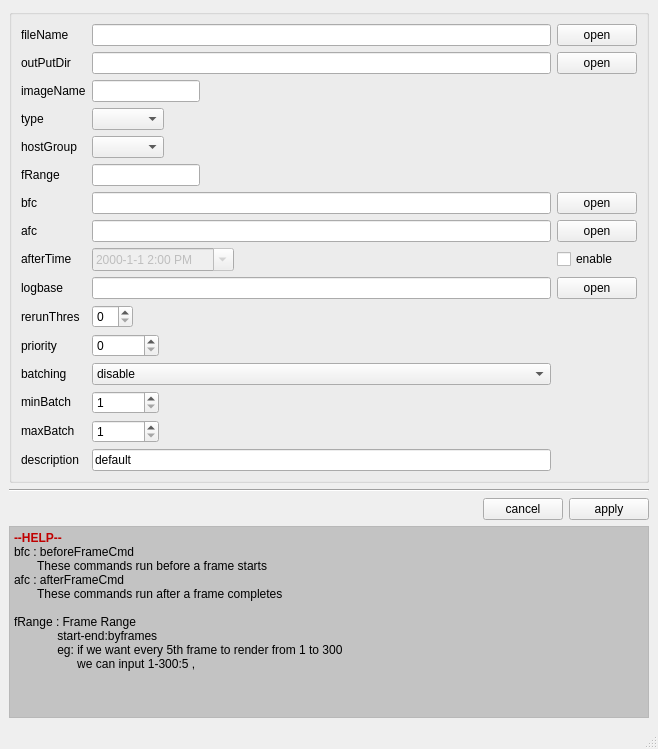
<?xml version="1.0" encoding="UTF-8"?>
<ui version="4.0">
 <class>rbhusEdit</class>
 <widget class="QMainWindow" name="rbhusEdit">
  <property name="geometry">
   <rect>
    <x>0</x>
    <y>0</y>
    <width>658</width>
    <height>683</height>
   </rect>
  </property>
  <property name="windowTitle">
   <string>rbhusEdit</string>
  </property>
  <widget class="QWidget" name="centralwidget">
   <layout class="QVBoxLayout" name="verticalLayout">
    <property name="sizeConstraint">
     <enum>QLayout::SetNoConstraint</enum>
    </property>
    <item>
     <widget class="QGroupBox" name="groupBox_2">
      <property name="title">
       <string/>
      </property>
      <layout class="QGridLayout" name="gridLayout_2">
       <item row="8" column="1">
        <widget class="QDateTimeEdit" name="afterTimeEdit">
         <property name="enabled">
          <bool>false</bool>
         </property>
         <property name="sizePolicy">
          <sizepolicy hsizetype="Fixed" vsizetype="Fixed">
           <horstretch>0</horstretch>
           <verstretch>0</verstretch>
          </sizepolicy>
         </property>
         <property name="time">
          <time>
           <hour>14</hour>
           <minute>0</minute>
           <second>0</second>
          </time>
         </property>
         <property name="currentSection">
          <enum>QDateTimeEdit::YearSection</enum>
         </property>
         <property name="displayFormat">
          <string>yyyy-M-d h:mm A</string>
         </property>
         <property name="calendarPopup">
          <bool>true</bool>
         </property>
        </widget>
       </item>
       <item row="12" column="0">
        <widget class="QLabel" name="labelBatching">
         <property name="sizePolicy">
          <sizepolicy hsizetype="Maximum" vsizetype="Fixed">
           <horstretch>0</horstretch>
           <verstretch>0</verstretch>
          </sizepolicy>
         </property>
         <property name="text">
          <string>batching</string>
         </property>
        </widget>
       </item>
       <item row="14" column="0">
        <widget class="QLabel" name="labelMaxBatch">
         <property name="sizePolicy">
          <sizepolicy hsizetype="Maximum" vsizetype="Fixed">
           <horstretch>0</horstretch>
           <verstretch>0</verstretch>
          </sizepolicy>
         </property>
         <property name="text">
          <string>maxBatch</string>
         </property>
        </widget>
       </item>
       <item row="7" column="1">
        <widget class="QLineEdit" name="lineEditAfc">
         <property name="sizePolicy">
          <sizepolicy hsizetype="MinimumExpanding" vsizetype="Fixed">
           <horstretch>0</horstretch>
           <verstretch>0</verstretch>
          </sizepolicy>
         </property>
        </widget>
       </item>
       <item row="11" column="1">
        <widget class="QSpinBox" name="spinPriority">
         <property name="sizePolicy">
          <sizepolicy hsizetype="Maximum" vsizetype="Fixed">
           <horstretch>0</horstretch>
           <verstretch>0</verstretch>
          </sizepolicy>
         </property>
         <property name="maximum">
          <number>999999999</number>
         </property>
        </widget>
       </item>
       <item row="2" column="1">
        <widget class="QLineEdit" name="lineEditImageName">
         <property name="sizePolicy">
          <sizepolicy hsizetype="Maximum" vsizetype="Fixed">
           <horstretch>0</horstretch>
           <verstretch>0</verstretch>
          </sizepolicy>
         </property>
        </widget>
       </item>
       <item row="11" column="0">
        <widget class="QLabel" name="labelPriority">
         <property name="sizePolicy">
          <sizepolicy hsizetype="Maximum" vsizetype="Preferred">
           <horstretch>0</horstretch>
           <verstretch>0</verstretch>
          </sizepolicy>
         </property>
         <property name="text">
          <string>priority</string>
         </property>
        </widget>
       </item>
       <item row="9" column="0">
        <widget class="QLabel" name="labelLogbase">
         <property name="sizePolicy">
          <sizepolicy hsizetype="Maximum" vsizetype="Fixed">
           <horstretch>0</horstretch>
           <verstretch>0</verstretch>
          </sizepolicy>
         </property>
         <property name="text">
          <string>logbase   </string>
         </property>
        </widget>
       </item>
       <item row="7" column="2">
        <widget class="QPushButton" name="pushAfc">
         <property name="sizePolicy">
          <sizepolicy hsizetype="Maximum" vsizetype="Fixed">
           <horstretch>0</horstretch>
           <verstretch>0</verstretch>
          </sizepolicy>
         </property>
         <property name="text">
          <string>open</string>
         </property>
        </widget>
       </item>
       <item row="3" column="1">
        <widget class="QComboBox" name="comboType">
         <property name="sizePolicy">
          <sizepolicy hsizetype="Fixed" vsizetype="Fixed">
           <horstretch>0</horstretch>
           <verstretch>0</verstretch>
          </sizepolicy>
         </property>
        </widget>
       </item>
       <item row="7" column="0">
        <widget class="QLabel" name="labelAfc">
         <property name="sizePolicy">
          <sizepolicy hsizetype="Maximum" vsizetype="Fixed">
           <horstretch>0</horstretch>
           <verstretch>0</verstretch>
          </sizepolicy>
         </property>
         <property name="text">
          <string>afc          </string>
         </property>
        </widget>
       </item>
       <item row="8" column="0">
        <widget class="QLabel" name="labelAfterTime">
         <property name="sizePolicy">
          <sizepolicy hsizetype="Maximum" vsizetype="Fixed">
           <horstretch>0</horstretch>
           <verstretch>0</verstretch>
          </sizepolicy>
         </property>
         <property name="text">
          <string>afterTime </string>
         </property>
        </widget>
       </item>
       <item row="1" column="0">
        <widget class="QLabel" name="labelOutPutDir">
         <property name="sizePolicy">
          <sizepolicy hsizetype="Maximum" vsizetype="Fixed">
           <horstretch>0</horstretch>
           <verstretch>0</verstretch>
          </sizepolicy>
         </property>
         <property name="text">
          <string>outPutDir</string>
         </property>
        </widget>
       </item>
       <item row="6" column="2">
        <widget class="QPushButton" name="pushBfc">
         <property name="sizePolicy">
          <sizepolicy hsizetype="Maximum" vsizetype="Fixed">
           <horstretch>0</horstretch>
           <verstretch>0</verstretch>
          </sizepolicy>
         </property>
         <property name="text">
          <string>open</string>
         </property>
        </widget>
       </item>
       <item row="0" column="0">
        <widget class="QLabel" name="labelFileName">
         <property name="sizePolicy">
          <sizepolicy hsizetype="Maximum" vsizetype="Fixed">
           <horstretch>0</horstretch>
           <verstretch>0</verstretch>
          </sizepolicy>
         </property>
         <property name="text">
          <string>fileName</string>
         </property>
        </widget>
       </item>
       <item row="4" column="1">
        <widget class="QComboBox" name="comboHostGroup">
         <property name="sizePolicy">
          <sizepolicy hsizetype="Fixed" vsizetype="Fixed">
           <horstretch>0</horstretch>
           <verstretch>0</verstretch>
          </sizepolicy>
         </property>
        </widget>
       </item>
       <item row="10" column="0">
        <widget class="QLabel" name="labelRerunThresh">
         <property name="sizePolicy">
          <sizepolicy hsizetype="Maximum" vsizetype="Preferred">
           <horstretch>0</horstretch>
           <verstretch>0</verstretch>
          </sizepolicy>
         </property>
         <property name="text">
          <string>rerunThres</string>
         </property>
        </widget>
       </item>
       <item row="4" column="0">
        <widget class="QLabel" name="labelHostGroup">
         <property name="sizePolicy">
          <sizepolicy hsizetype="Maximum" vsizetype="Fixed">
           <horstretch>0</horstretch>
           <verstretch>0</verstretch>
          </sizepolicy>
         </property>
         <property name="text">
          <string>hostGroup</string>
         </property>
        </widget>
       </item>
       <item row="1" column="2">
        <widget class="QPushButton" name="pushOutPutDir">
         <property name="sizePolicy">
          <sizepolicy hsizetype="Maximum" vsizetype="Fixed">
           <horstretch>0</horstretch>
           <verstretch>0</verstretch>
          </sizepolicy>
         </property>
         <property name="text">
          <string>open</string>
         </property>
        </widget>
       </item>
       <item row="3" column="0">
        <widget class="QLabel" name="labelType">
         <property name="sizePolicy">
          <sizepolicy hsizetype="Maximum" vsizetype="Fixed">
           <horstretch>0</horstretch>
           <verstretch>0</verstretch>
          </sizepolicy>
         </property>
         <property name="text">
          <string>type</string>
         </property>
        </widget>
       </item>
       <item row="13" column="1">
        <widget class="QSpinBox" name="spinMinBatch">
         <property name="sizePolicy">
          <sizepolicy hsizetype="Maximum" vsizetype="Fixed">
           <horstretch>0</horstretch>
           <verstretch>0</verstretch>
          </sizepolicy>
         </property>
         <property name="minimum">
          <number>1</number>
         </property>
         <property name="maximum">
          <number>999999999</number>
         </property>
        </widget>
       </item>
       <item row="6" column="1">
        <widget class="QLineEdit" name="lineEditBfc">
         <property name="sizePolicy">
          <sizepolicy hsizetype="MinimumExpanding" vsizetype="Fixed">
           <horstretch>0</horstretch>
           <verstretch>0</verstretch>
          </sizepolicy>
         </property>
        </widget>
       </item>
       <item row="0" column="1">
        <widget class="QLineEdit" name="lineEditFileName">
         <property name="sizePolicy">
          <sizepolicy hsizetype="MinimumExpanding" vsizetype="Fixed">
           <horstretch>0</horstretch>
           <verstretch>0</verstretch>
          </sizepolicy>
         </property>
         <property name="dragEnabled">
          <bool>true</bool>
         </property>
        </widget>
       </item>
       <item row="9" column="1">
        <widget class="QLineEdit" name="lineEditLogbase">
         <property name="sizePolicy">
          <sizepolicy hsizetype="MinimumExpanding" vsizetype="Fixed">
           <horstretch>0</horstretch>
           <verstretch>0</verstretch>
          </sizepolicy>
         </property>
        </widget>
       </item>
       <item row="8" column="2">
        <widget class="QCheckBox" name="checkAfterTime">
         <property name="text">
          <string>enable</string>
         </property>
        </widget>
       </item>
       <item row="13" column="0">
        <widget class="QLabel" name="labelMinBatch">
         <property name="sizePolicy">
          <sizepolicy hsizetype="Maximum" vsizetype="Fixed">
           <horstretch>0</horstretch>
           <verstretch>0</verstretch>
          </sizepolicy>
         </property>
         <property name="text">
          <string>minBatch</string>
         </property>
        </widget>
       </item>
       <item row="14" column="1">
        <widget class="QSpinBox" name="spinMaxBatch">
         <property name="sizePolicy">
          <sizepolicy hsizetype="Maximum" vsizetype="Fixed">
           <horstretch>0</horstretch>
           <verstretch>0</verstretch>
          </sizepolicy>
         </property>
         <property name="minimum">
          <number>1</number>
         </property>
         <property name="maximum">
          <number>999999999</number>
         </property>
        </widget>
       </item>
       <item row="1" column="1">
        <widget class="QLineEdit" name="lineEditOutPutDir">
         <property name="sizePolicy">
          <sizepolicy hsizetype="MinimumExpanding" vsizetype="Fixed">
           <horstretch>0</horstretch>
           <verstretch>0</verstretch>
          </sizepolicy>
         </property>
        </widget>
       </item>
       <item row="2" column="0">
        <widget class="QLabel" name="labelImageName">
         <property name="sizePolicy">
          <sizepolicy hsizetype="Maximum" vsizetype="Fixed">
           <horstretch>0</horstretch>
           <verstretch>0</verstretch>
          </sizepolicy>
         </property>
         <property name="text">
          <string>imageName</string>
         </property>
        </widget>
       </item>
       <item row="0" column="2">
        <widget class="QPushButton" name="pushFileName">
         <property name="sizePolicy">
          <sizepolicy hsizetype="Maximum" vsizetype="Fixed">
           <horstretch>0</horstretch>
           <verstretch>0</verstretch>
          </sizepolicy>
         </property>
         <property name="text">
          <string>open</string>
         </property>
        </widget>
       </item>
       <item row="10" column="1">
        <widget class="QSpinBox" name="spinRerunThresh">
         <property name="sizePolicy">
          <sizepolicy hsizetype="Maximum" vsizetype="Fixed">
           <horstretch>0</horstretch>
           <verstretch>0</verstretch>
          </sizepolicy>
         </property>
        </widget>
       </item>
       <item row="5" column="1">
        <widget class="QLineEdit" name="lineEditFrange">
         <property name="sizePolicy">
          <sizepolicy hsizetype="Maximum" vsizetype="Fixed">
           <horstretch>0</horstretch>
           <verstretch>0</verstretch>
          </sizepolicy>
         </property>
        </widget>
       </item>
       <item row="6" column="0">
        <widget class="QLabel" name="labelBfc">
         <property name="sizePolicy">
          <sizepolicy hsizetype="Maximum" vsizetype="Fixed">
           <horstretch>0</horstretch>
           <verstretch>0</verstretch>
          </sizepolicy>
         </property>
         <property name="text">
          <string>bfc          </string>
         </property>
        </widget>
       </item>
       <item row="5" column="0">
        <widget class="QLabel" name="labelFrange">
         <property name="sizePolicy">
          <sizepolicy hsizetype="Maximum" vsizetype="Fixed">
           <horstretch>0</horstretch>
           <verstretch>0</verstretch>
          </sizepolicy>
         </property>
         <property name="text">
          <string>fRange     </string>
         </property>
        </widget>
       </item>
       <item row="9" column="2">
        <widget class="QPushButton" name="pushLogOpen">
         <property name="sizePolicy">
          <sizepolicy hsizetype="Maximum" vsizetype="Fixed">
           <horstretch>0</horstretch>
           <verstretch>0</verstretch>
          </sizepolicy>
         </property>
         <property name="text">
          <string>open</string>
         </property>
        </widget>
       </item>
       <item row="12" column="1">
        <widget class="QComboBox" name="comboBatching">
         <property name="sizePolicy">
          <sizepolicy hsizetype="MinimumExpanding" vsizetype="Fixed">
           <horstretch>0</horstretch>
           <verstretch>0</verstretch>
          </sizepolicy>
         </property>
         <item>
          <property name="text">
           <string>disable</string>
          </property>
         </item>
         <item>
          <property name="text">
           <string>enable</string>
          </property>
         </item>
        </widget>
       </item>
       <item row="15" column="0">
        <widget class="QLabel" name="labelDescription">
         <property name="sizePolicy">
          <sizepolicy hsizetype="Maximum" vsizetype="Fixed">
           <horstretch>0</horstretch>
           <verstretch>0</verstretch>
          </sizepolicy>
         </property>
         <property name="text">
          <string>description</string>
         </property>
        </widget>
       </item>
       <item row="15" column="1">
        <widget class="QLineEdit" name="lineEditDescription">
         <property name="sizePolicy">
          <sizepolicy hsizetype="MinimumExpanding" vsizetype="Fixed">
           <horstretch>0</horstretch>
           <verstretch>0</verstretch>
          </sizepolicy>
         </property>
         <property name="text">
          <string>default</string>
         </property>
         <property name="dragEnabled">
          <bool>true</bool>
         </property>
        </widget>
       </item>
      </layout>
     </widget>
    </item>
    <item>
     <widget class="Line" name="line">
      <property name="orientation">
       <enum>Qt::Horizontal</enum>
      </property>
     </widget>
    </item>
    <item>
     <layout class="QHBoxLayout" name="horizontalLayout">
      <item>
       <spacer name="horizontalSpacer">
        <property name="orientation">
         <enum>Qt::Horizontal</enum>
        </property>
        <property name="sizeHint" stdset="0">
         <size>
          <width>40</width>
          <height>20</height>
         </size>
        </property>
       </spacer>
      </item>
      <item>
       <widget class="QPushButton" name="pushCancel">
        <property name="sizePolicy">
         <sizepolicy hsizetype="Maximum" vsizetype="Fixed">
          <horstretch>0</horstretch>
          <verstretch>0</verstretch>
         </sizepolicy>
        </property>
        <property name="text">
         <string>cancel</string>
        </property>
       </widget>
      </item>
      <item>
       <widget class="QPushButton" name="pushApply">
        <property name="sizePolicy">
         <sizepolicy hsizetype="Maximum" vsizetype="Fixed">
          <horstretch>0</horstretch>
          <verstretch>0</verstretch>
         </sizepolicy>
        </property>
        <property name="text">
         <string>apply</string>
        </property>
       </widget>
      </item>
     </layout>
    </item>
    <item>
     <widget class="QTextEdit" name="textEdit">
      <property name="sizePolicy">
       <sizepolicy hsizetype="Minimum" vsizetype="Fixed">
        <horstretch>0</horstretch>
        <verstretch>0</verstretch>
       </sizepolicy>
      </property>
      <property name="palette">
       <palette>
        <active>
         <colorrole role="Base">
          <brush brushstyle="SolidPattern">
           <color alpha="255">
            <red>195</red>
            <green>195</green>
            <blue>195</blue>
           </color>
          </brush>
         </colorrole>
        </active>
        <inactive>
         <colorrole role="Base">
          <brush brushstyle="SolidPattern">
           <color alpha="255">
            <red>195</red>
            <green>195</green>
            <blue>195</blue>
           </color>
          </brush>
         </colorrole>
        </inactive>
        <disabled>
         <colorrole role="Base">
          <brush brushstyle="SolidPattern">
           <color alpha="255">
            <red>244</red>
            <green>244</green>
            <blue>244</blue>
           </color>
          </brush>
         </colorrole>
        </disabled>
       </palette>
      </property>
      <property name="font">
       <font>
        <weight>50</weight>
        <italic>true</italic>
        <bold>false</bold>
       </font>
      </property>
      <property name="frameShape">
       <enum>QFrame::StyledPanel</enum>
      </property>
      <property name="frameShadow">
       <enum>QFrame::Raised</enum>
      </property>
      <property name="lineWidth">
       <number>1</number>
      </property>
      <property name="undoRedoEnabled">
       <bool>false</bool>
      </property>
      <property name="readOnly">
       <bool>true</bool>
      </property>
      <property name="html">
       <string>&lt;!DOCTYPE HTML PUBLIC &quot;-//W3C//DTD HTML 4.0//EN&quot; &quot;http://www.w3.org/TR/REC-html40/strict.dtd&quot;&gt;
&lt;html&gt;&lt;head&gt;&lt;meta name=&quot;qrichtext&quot; content=&quot;1&quot; /&gt;&lt;style type=&quot;text/css&quot;&gt;
p, li { white-space: pre-wrap; }
&lt;/style&gt;&lt;/head&gt;&lt;body style=&quot; font-family:'Sans Serif'; font-size:9pt; font-weight:400; font-style:italic;&quot;&gt;
&lt;p style=&quot; margin-top:0px; margin-bottom:0px; margin-left:0px; margin-right:0px; -qt-block-indent:0; text-indent:0px;&quot;&gt;&lt;span style=&quot; font-weight:600; font-style:normal; color:#c00000;&quot;&gt;--HELP--&lt;/span&gt;&lt;/p&gt;
&lt;p style=&quot; margin-top:0px; margin-bottom:0px; margin-left:0px; margin-right:0px; -qt-block-indent:0; text-indent:0px;&quot;&gt;&lt;span style=&quot; font-style:normal;&quot;&gt;bfc : beforeFrameCmd&lt;/span&gt;&lt;/p&gt;
&lt;p style=&quot; margin-top:0px; margin-bottom:0px; margin-left:0px; margin-right:0px; -qt-block-indent:0; text-indent:0px;&quot;&gt;&lt;span style=&quot; font-style:normal;&quot;&gt;       These commands run before a frame starts&lt;/span&gt;&lt;/p&gt;
&lt;p style=&quot; margin-top:0px; margin-bottom:0px; margin-left:0px; margin-right:0px; -qt-block-indent:0; text-indent:0px;&quot;&gt;&lt;span style=&quot; font-style:normal;&quot;&gt;afc : afterFrameCmd&lt;/span&gt;&lt;/p&gt;
&lt;p style=&quot; margin-top:0px; margin-bottom:0px; margin-left:0px; margin-right:0px; -qt-block-indent:0; text-indent:0px;&quot;&gt;&lt;span style=&quot; font-style:normal;&quot;&gt;       These commands run after a frame completes&lt;/span&gt;&lt;/p&gt;
&lt;p style=&quot;-qt-paragraph-type:empty; margin-top:0px; margin-bottom:0px; margin-left:0px; margin-right:0px; -qt-block-indent:0; text-indent:0px; font-style:normal;&quot;&gt;&lt;br /&gt;&lt;/p&gt;
&lt;p style=&quot; margin-top:0px; margin-bottom:0px; margin-left:0px; margin-right:0px; -qt-block-indent:0; text-indent:0px;&quot;&gt;&lt;span style=&quot; font-style:normal;&quot;&gt;fRange : Frame Range&lt;/span&gt;&lt;/p&gt;
&lt;p style=&quot; margin-top:0px; margin-bottom:0px; margin-left:0px; margin-right:0px; -qt-block-indent:0; text-indent:0px;&quot;&gt;&lt;span style=&quot; font-style:normal;&quot;&gt;             start-end:byframes&lt;/span&gt;&lt;/p&gt;
&lt;p style=&quot; margin-top:0px; margin-bottom:0px; margin-left:0px; margin-right:0px; -qt-block-indent:0; text-indent:0px;&quot;&gt;&lt;span style=&quot; font-style:normal;&quot;&gt;             eg: if we want every 5th frame to render from 1 to 300 &lt;/span&gt;&lt;/p&gt;
&lt;p style=&quot; margin-top:0px; margin-bottom:0px; margin-left:0px; margin-right:0px; -qt-block-indent:0; text-indent:0px;&quot;&gt;&lt;span style=&quot; font-style:normal;&quot;&gt;                   we can input 1-300:5 , &lt;/span&gt;&lt;/p&gt;
&lt;p style=&quot; margin-top:0px; margin-bottom:0px; margin-left:0px; margin-right:0px; -qt-block-indent:0; text-indent:0px;&quot;&gt;&lt;span style=&quot; font-style:normal;&quot;&gt;             &lt;/span&gt;&lt;/p&gt;&lt;/body&gt;&lt;/html&gt;</string>
      </property>
      <property name="textInteractionFlags">
       <set>Qt::LinksAccessibleByMouse</set>
      </property>
     </widget>
    </item>
   </layout>
  </widget>
  <widget class="QStatusBar" name="statusbar"/>
 </widget>
 <resources/>
 <connections/>
</ui>
